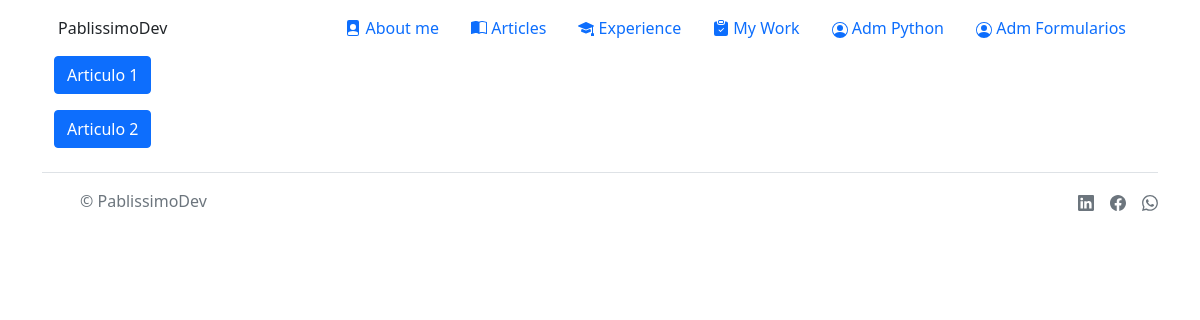
The page /articles/ on the database as committed earlier.
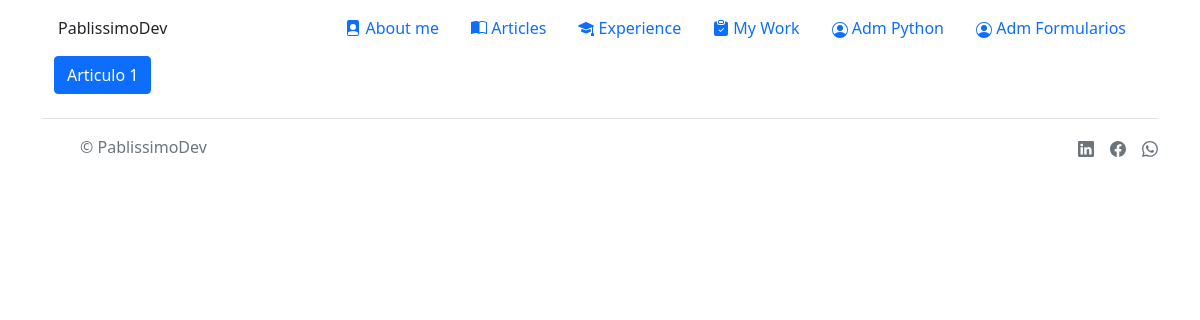
The same page on the database as committed later.
### core/models.py (models this page shows, shortened)
class Article(models.Model):
    articles_name = models.CharField(max_length=50)
    articles_text = models.TextField()

### core/views.py (the view)
# urls.py: path('articles/', views.articles, name="Articles"),
def articles(request):
    articles_list = Article.objects.all()
    return render(request, "articles.html", {"articles_list": articles_list})

### app/templates/articles.html (shortened to what this page needs)
{% extends 'base.html' %}
{% load static %}
{% block main %}
<div class="container">
   {% if articles_list %}
      {% for item in articles_list %}
      <p>
         <button class="btn btn-primary" type="button" data-bs-toggle="collapse" data-bs-target="#c{{item.id}}" aria-expanded="false" aria-controls="c{{item.id}}">
            {{item.articles_name}}
         </button>
      </p>
      {% endfor %}
   {% else %}
      <p class="text-center">No hay elementos en la lista.</p>
   {% endif %}
</div>
{% endblock main %}

### app/templates/base.html (shortened to what this page needs)
<!DOCTYPE html>
<html lang="en">
<head>
    {% load static %}
    <link href="https://cdn.jsdelivr.net/npm/bootstrap@5.1.3/dist/css/bootstrap.min.css" rel="stylesheet"
>
</head>
<body>
    <div class="container">
        <nav class="px-3 py-2">
            <div class="d-flex flex-wrap align-items-center justify-content-center justify-content-lg-start">
                <span>PablissimoDev</span>
                <ul class="nav col-12 col-lg-auto my-2 justify-content-center my-md-0 text-small">
                    <li>
                        <a href="{% url 'Index' %}" class="nav-link">
                             About me
                        </a>
                    </li>
                    <li>
                        <a href="{% url 'Articles' %}" class="nav-link">
                            Articles
                        </a>
                    </li>
                    <li>
                        <a href="{% url 'Experience' %}" class="nav-link">
                            Experience
                        </a>
                    </li>
                    <li>
                        <a href="{% url 'MyWork' %}" class="nav-link">
                            My Work
                        </a>
                    </li>
                    <li>
                        <a href="/admin/" class="nav-link">
                              Adm Python
                        </a>
                    </li>
                    <li>
                        <a href="/menu/" class="nav-link">
                              Adm Formularios
                        </a>
                    </li>
                </ul>
            </div>
        </nav>
        <div>
            {% block main %}
            {% endblock main %}
        </div>
        <footer class="d-flex flex-wrap justify-content-between align-items-center py-3 my-4 border-top">
            <div class="col-md-4 d-flex align-items-center">
                <a href="/" class="mb-3 me-2 mb-md-0 text-muted text-decoration-none lh-1">
                    <svg class="bi" width="30" height="24">
                        <use xlink:href="#bootstrap"></use>
                    </svg>
                </a>
                <span class="mb-3 mb-md-0 text-muted">© PablissimoDev</span>
            </div>
            <ul class="nav col-md-4 justify-content-end list-unstyled d-flex">
                <li class="ms-3"><a class="text-muted" href="#">
                      </a></li>
                <li class="ms-3"><a class="text-muted" href="#">
                    </a></li>
                <li class="ms-3"><a class="text-muted" href="#">
                    </a></li>
            </ul>
        </footer>
    </div>
</body>
</html>

Rows that differ between the two databases and show on the page:
removed Article: articles_name "Articulo 2"
